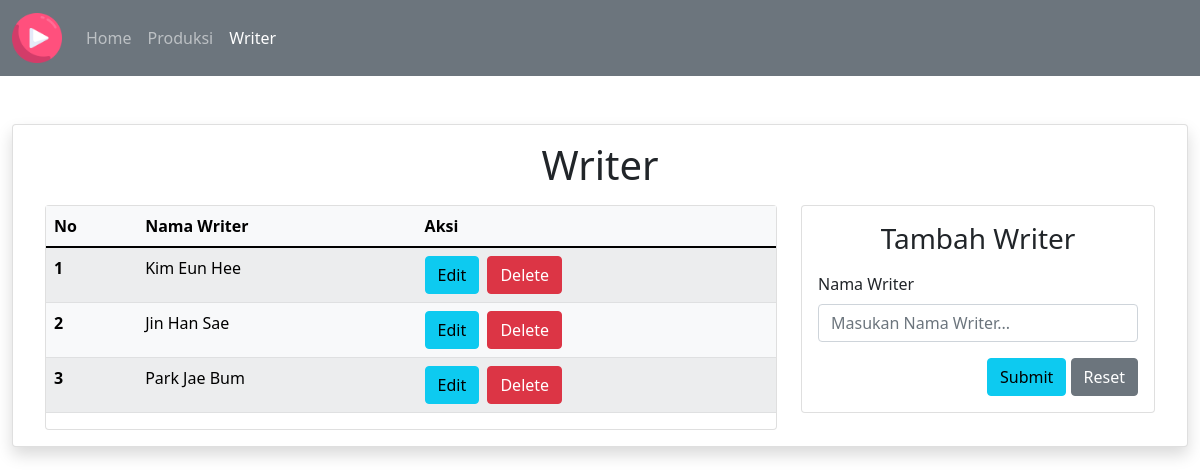
The app's page /TP3DPBO2023C2/writer.php with its own data.
### tables this page shows
CREATE TABLE `writer` (
  `id_writer` int(11) NOT NULL,
  `nama_writer` varchar(255) NOT NULL
);

### TP3DPBO2023C2/config/db.php (called while the page is built)
<?php
$db_host = "localhost";
$db_user = "root";
$db_pass = "";
$db_name = "drakor_baru";
?>

### TP3DPBO2023C2/classes/DB.php (called while the page is built, shortened)
<?php
class DB
{
    private $hostname;
    private $username;
    private $password;
    private $dbname;
    private $conn;
    private $result;
    function __construct($hostname, $username, $password, $dbname)
    {
        $this->hostname = $hostname;
        $this->username = $username;
        $this->password = $password;
        $this->dbname = $dbname;
    }
    function open()
    {
        $this->conn = mysqli_connect($this->hostname, $this->username, $this->password, $this->dbname);
    }
    function execute($query)
    {
        $this->result = mysqli_query($this->conn, $query);
    }
    function getResult()
    {
        return mysqli_fetch_array($this->result);
    }
}

### TP3DPBO2023C2/classes/Writer.php (called while the page is built, shortened)
<?php
class Writer extends DB {
    function getWriter() {
        $query = "SELECT * FROM writer";
        return $this->execute($query);
    }
}
?>

### TP3DPBO2023C2/writer.php (the view, shortened to what this page needs)
<?php
include("config/db.php");
include("classes/DB.php");
include("classes/writer.php");
$writer = new Writer($db_host, $db_user, $db_pass, $db_name);
$writer->open();
$dataNavbar = null;
$dataHeader = null;
$dataContent = null;
if (!isset($_GET['id_update'], $_GET['id_delete'])) {
    $dataForm = "
            <div class='mb-3'>
              <label for='nama_writer' class='form-label'>Nama Writer</label>
              <input type='text' class='form-control' id='nama_writer' name='nama_writer' placeholder='Masukan Nama Writer...' required />
            </div>
            <div class='float-end'>
                <button type='submit' class='btn btn-info' name='btn-submit' id='btn-submit'>Submit</button>
                <button type='reset' class='btn btn-secondary' name='btn-reset' id='btn-reset'>Reset</button>
            </div>
    ";
}
$dataNavbar .= "
            <li class='nav-item'>
                <a class='nav-link' href='produksi.php'>Produksi</a>
            </li>
            <li class='nav-item'>
                <a class='nav-link active' href='writer.php'>Writer</a>
            </li>
";
$dataHeader .= "
            <th scope='col'>No</th>
            <th scope='col'>Nama Writer</th>
            <th scope='col'>Aksi</th>
";
$no = 1;
$writer->getWriter();
while ($div = $writer->getResult()) {
    $dataContent .= "
        <tr>
            <th scope='row'>". $no ."</th>
            <td>". $div['nama_writer'] ."</td>
            <td>
                <a href='writer.php?id_update=". $div['id_writer'] ."' class='btn btn-info me-1' name='btn-edit' id='btn-edit'>Edit</a>
                <a href='writer.php?id_delete=". $div['id_writer'] ."' class='btn btn-danger' name='btn-delete' id='btn-delete'>Delete</a>
            </td>
        </tr>
    ";
    $no++;
}
?>

### records on screen
writer: nama_writer "Kim Eun Hee"
writer: nama_writer "Jin Han Sae"
writer: nama_writer "Park Jae Bum"

### other values on screen
$this->content "Home Writer Tambah Writer"
